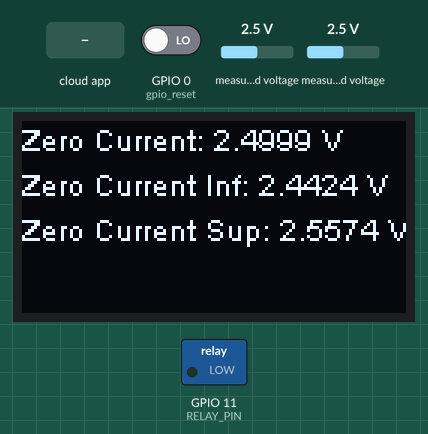
Recording of a sketch running on a simulated ESP32-S3. On the bench: 128×64 one-colour display, switched loads named in the sketch (green lamp = pin HIGH). The test bench sets the inputs (shaded band); at power-on: GPIO 0 (gpio_reset) LOW, measured voltage 2.5 V. WiFi joins after 1.5 s; servers stay silent unless stated; what the sketch prints to the serial monitor is not drawn.

Above: at 19.5 s.
19.6 s: the phone or cloud app sets Relay to 1
At 20.8 s:
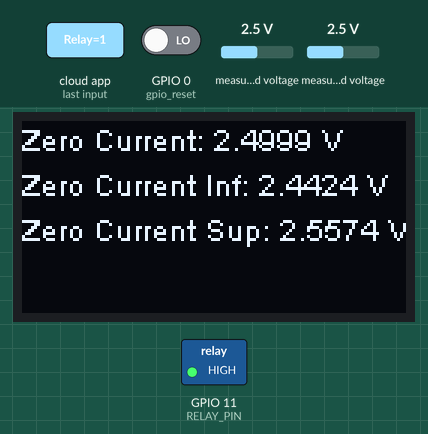
21.1 s: the phone or cloud app sets Relay to 0
At 29.3 s:
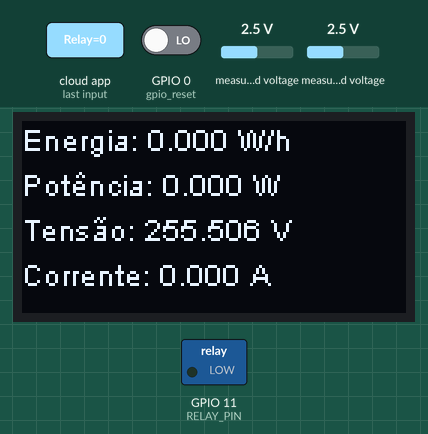
Timing chart, 0 to 30.5 s (numbered marks = the images above; inputs shaded):
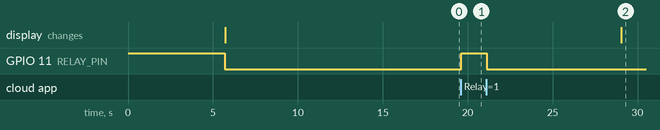

Measured:
- after the input at 19.6 s, GPIO 11 (RELAY_PIN): LOW → HIGH at once
- after the input at 21.1 s, GPIO 11 (RELAY_PIN): HIGH → LOW at once

The sketch:

MedidorEnergiaRainMaker.ino
```cpp
#include "main.h"

// BLE Credentils
const char *service_name = "PROV_12345";
const char *pop = "1234567";

float cCurrent, cVoltage, cEnergy, cPower;
bool relay = true, wifi_connected = ZERO;
static uint8_t gpio_reset = ZERO, RELAY = RELAY_PIN;

//---------------------------------------------- Declaring Devices --------------------------------------------------//

//The framework provides some standard device types like switch, lightbulb, fan, temperature sensor.
static TemperatureSensor energy("Energy");
static TemperatureSensor power("Power");
static TemperatureSensor voltage("Voltage");
static TemperatureSensor current("Current");
static Switch my_switch("Relay", &relay);

void sysProvEvent(arduino_event_t *sys_event) {
  switch (sys_event->event_id) {
    case ARDUINO_EVENT_PROV_START:
#if CONFIG_IDF_TARGET_ESP32
      Serial.printf("\nName \"%s\" and PoP \"%s\" on BLE\n", service_name, pop);
      printQR(service_name, pop, "ble");
#else
      Serial.printf("\nName \"%s\" and PoP \"%s\" on SoftAP\n", service_name, pop);
      printQR(service_name, pop, "softap");
#endif
      break;
    case ARDUINO_EVENT_WIFI_STA_CONNECTED:
      Serial.printf("\nConnected to Wi-Fi!\n");
      wifi_connected = 1;
      delay(500);
      break;
    case ARDUINO_EVENT_PROV_CRED_RECV: {
        Serial.println("\nReceived Wi-Fi credentials");
        Serial.print("\tSSID : ");
        Serial.println((const char *) sys_event->event_info.prov_cred_recv.ssid);
        Serial.print("\tPassword : ");
        Serial.println((char const *) sys_event->event_info.prov_cred_recv.password);
        break;
      }
    case ARDUINO_EVENT_PROV_INIT:
      wifi_prov_mgr_disable_auto_stop(DELAY);
      break;
    case ARDUINO_EVENT_PROV_CRED_SUCCESS:
      Serial.println("Stopping Provisioning!!!");
      wifi_prov_mgr_stop_provisioning();
      break;
  }
}

void write_callback(Device *device, Param *param, const param_val_t val, void *priv_data, write_ctx_t *ctx) {
  const char *device_name = device->getDeviceName();
  Serial.println(device_name);
  const char *param_name = param->getParamName();

  if (strcmp(device_name, "Relay") == ZERO) {
    if (strcmp(param_name, "Power") == ZERO) {
      Serial.printf("Received value = %s for %s - %s\n", val.val.b ? "true" : "false", device_name, param_name);
      relay = val.val.b;
      (relay == false) ? digitalWrite(RELAY, LOW) : digitalWrite(RELAY, HIGH);
      param->updateAndReport(val);
    }
  }
}

void setup() {
  pinMode(gpio_reset, INPUT);
  pinMode(RELAY, OUTPUT);
  digitalWrite(RELAY, HIGH);

  Serial.begin(115200);
  Wire.setPins(SDA, SCL);

  display.init();
  display.flipScreenVertically();
  display.clear();
  if (!ads.begin()) {
    Serial.println("Failed to initialize ADS."); while (true);
  }
  ads.setDataRate(RATE_ADS1115_860SPS);
  acs_calibrated();

  //------------------------------------------- Declaring Node -----------------------------------------------------//
  Node my_node;
  my_node = RMaker.initNode("SmartMeter");

  my_switch.addCb(write_callback);

  my_node.addDevice(energy);
  my_node.addDevice(power);
  my_node.addDevice(voltage);
  my_node.addDevice(current);
  my_node.addDevice(my_switch);

  RMaker.enableOTA(OTA_USING_PARAMS);
  RMaker.setTimeZone("America/Sao_Paulo");
  RMaker.enableTZService();
  RMaker.enableSchedule();

  Serial.printf("\nStarting ESP-RainMaker\n");
  RMaker.start();

  WiFi.onEvent(sysProvEvent);

#if CONFIG_IDF_TARGET_ESP32
  WiFiProv.beginProvision(WIFI_PROV_SCHEME_BLE, WIFI_PROV_SCHEME_HANDLER_FREE_BTDM, WIFI_PROV_SECURITY_1, pop, service_name);
#else
  WiFiProv.beginProvision(WIFI_PROV_SCHEME_SOFTAP, WIFI_PROV_SCHEME_HANDLER_NONE, WIFI_PROV_SECURITY_1, pop, service_name);
#endif
cEnergy, cPower, cVoltage, cCurrent = checkSensors();
lastMillis = millis();
}

void loop() {
  if (wifi_connected && millis() - lastMillis > DELAY) {
    Serial.println("Sending Sensor's Data");
    Send_Sensor();
    lastMillis = millis();
  }

  if (millis() - lastMillisShow > DELAY_SHOW) {
    cEnergy, cPower, cVoltage, cCurrent = checkSensors();
    show_display();
    lastMillisShow = millis();
  }

  //-----------------------------------------------------------  Logic to Reset RainMaker

  // Read GPIO0 (external button to reset device
  if (digitalRead(gpio_reset) == LOW) { //Push button pressed
    Serial.printf("Reset Button Pressed!\n");
    // Key debounce handling
    delay(100);
    int startTime = millis();
    while (digitalRead(gpio_reset) == LOW) delay(50);
    int endTime = millis();

    if ((endTime - startTime) > DELAY) {
      // If key pressed for more than 10secs, reset all
      Serial.printf("Reset to factory.\n");
      wifi_connected = ZERO;
      RMakerFactoryReset(2);
    } else if ((endTime - startTime) > 3000) {
      Serial.printf("Reset Wi-Fi.\n");
      wifi_connected = ZERO;
      // If key pressed for more than 3secs, but less than 10, reset Wi-Fi
      RMakerWiFiReset(2);
    }
  }
  delay(100);
}

void Send_Sensor() {
  energy.updateAndReportParam("Temperature", cEnergy);
  power.updateAndReportParam("Temperature", cPower);
  voltage.updateAndReportParam("Temperature", cVoltage);
  current.updateAndReportParam("Temperature", cCurrent);
}
```

main.h
```cpp
#include <Adafruit_ADS1X15.h>
#include <SSD1306Wire.h>
#include "RMaker.h"
#include "WiFi.h"
#include "WiFiProv.h"
#include <SimpleTimer.h>
#include <wifi_provisioning/manager.h>

#define SDA 1
#define SCL 2
#define ADS_POS_ACS_CURRENT 1   // Posição fisicamente conectado ao ADS1115
#define ADS_POS_VOLTAGE     2   // Posição fisicamente conectado ao ADS1115
#define RELAY_PIN 11

#define DELAY 10000
#define DELAY_SHOW 2000
#define DELAY_BETWEEN_SAMPLES 1163  //8333.33 // Atraso entre as amostras (em us)

#define ZERO 0
#define MIN_DIV 1
#define SAMPLES 3

#define MAX_ZERO_SAMPLES 150

#define SAMPLES_PER_CYCLE     200     // Número de amostras por ciclo
#define HOUR_MILLIS           3600000 // 60 Min * 60 Sec * 1000 millis

/*Medido*/
#define V_R1 1008000
#define V_R2 9960
#define V_REQ 1017960
#define VOLTAGE_MULTIPLICATOR 102.2 //V_REQ / V_R2 = 1017960 / 9960 = 111.1

#define MINIMAL_VOLTAGE 0.035
#define MINIMAL_CURRENT 0.007

/*Calculado*/
/*
#define ACS_MULTIPLICATOR 10
#define ACS_LIMITS 0.0575
#define ACS_REQ 7100
#define ACS_R3  2000
#define ACS_R4  5100*/

/*Medido*/
#define ACS_MULTIPLICATOR 10   //(100mV/A = 0,1V/A)
#define ACS_LIMITS 0.0575
#define ACS_REQ 7043
#define ACS_R3  1998
#define ACS_R4  5045

#define DEFAULT_RELAY_MODE false
#define DEFAULT_POWER_MODE true

SSD1306Wire display(0x3c, SDA, SCL);
Adafruit_ADS1115 ads;

extern float checkSensors();
extern void show_display();

unsigned long lastMillis, lastMillisRead, lastMillisShow;
extern float cVoltage, cCurrent, cEnergy, cPower;
float ZERO_CURRENT_OUTPUT = 1.7958, LIMIT_INF_ZERO_CURRENT = 1.7383, LIMIT_SUP_ZERO_CURRENT = 1.8533;

/*----------------------------------------Read Sensor----------------------------------------*/
/*-------------------------------------Calculated values-------------------------------------*/
extern float checkSensors() {
  int16_t adcCurrent = ZERO, adcVoltage = ZERO;
  float vCurrent = ZERO, finalCurrent = ZERO, sumCurrent = ZERO, finalVoltage = ZERO, volts = ZERO, sumVoltage = ZERO;
  uint8_t currentCounter = ZERO;
  for(int i=ZERO; i < SAMPLES; i++) {
    for (int j=ZERO; j < SAMPLES_PER_CYCLE; j++) {
      adcCurrent = ads.readADC_SingleEnded(ADS_POS_ACS_CURRENT);
      adcVoltage = ads.readADC_SingleEnded(ADS_POS_VOLTAGE);

      vCurrent   = ads.computeVolts(adcCurrent);
      volts      = ads.computeVolts(adcVoltage);
      sumVoltage += (volts * volts);

      if (vCurrent < LIMIT_SUP_ZERO_CURRENT && vCurrent > LIMIT_INF_ZERO_CURRENT) {
        currentCounter++;
      } else {
        vCurrent = (vCurrent - ZERO_CURRENT_OUTPUT) * ACS_REQ / ACS_R4;
        sumCurrent += (vCurrent * vCurrent);
      }
      delayMicroseconds(DELAY_BETWEEN_SAMPLES);
    }
    if (currentCounter >= MAX_ZERO_SAMPLES) {
      finalCurrent += ZERO;
    } else {
      finalCurrent += (sumCurrent/(SAMPLES_PER_CYCLE-currentCounter));
    }
    finalVoltage += (sumVoltage/SAMPLES_PER_CYCLE);
    sumVoltage = ZERO;
    currentCounter = ZERO;
    sumCurrent = ZERO;
  }
  finalCurrent /= SAMPLES;
  finalCurrent = sqrt(finalCurrent);
  finalCurrent > MINIMAL_CURRENT ? cCurrent = finalCurrent * ACS_MULTIPLICATOR : cCurrent = ZERO;

  finalVoltage /= SAMPLES;
  finalVoltage = sqrt(finalVoltage);
  finalVoltage > MINIMAL_VOLTAGE ? cVoltage = ((finalVoltage * V_REQ) / V_R2) : cVoltage = ZERO;

  if(cCurrent == ZERO) {
    cEnergy = ZERO;
    cPower = ZERO;
  } else {
    cPower = cVoltage * cCurrent;
    cEnergy += cPower * (millis() - lastMillisRead) / HOUR_MILLIS;
  }
  lastMillisRead = millis();
  return cEnergy, cPower, cVoltage, cCurrent;
}

/*--------------------------------------------Display------------------------------------------*/
extern void show_display() {                                              //Função de exibição no display
  display.clear();                                                        //Limpa os dados no display
  display.drawString(0,  0, "Energia: "  + String(cEnergy,  3) + " W/h"); //Começa a escrever nos espaços x e y, coluna  0 e linha  0
  display.drawString(0, 15, "Potência: " + String(cPower,   3) + " W");   //Começa a escrever nos espaços x e y, coluna  0 e linha 15
  display.drawString(0, 30, "Tensão: "   + String(cVoltage, 3) + " V");   //Começa a escrever nos espaços x e y, coluna  0 e linha 30
  display.drawString(0, 45, "Corrente: " + String(cCurrent, 3) + " A");   //Começa a escrever nos espaços x e y, coluna  0 e linha 45
  display.display();                                                      //Exibe no display o que foi escrito com o comando display.drawString
}

void acs_calibrated() {
  digitalWrite(RELAY_PIN, HIGH);
  int16_t adcCurrent = ZERO;
  float vCurrent = ZERO, finalCurrent = ZERO, sumCurrent = ZERO;

  display.clear();
  display.drawString(0,  0, "Calibrando sensor de corrente");
  display.display();

  for(int i=ZERO; i < SAMPLES; i++) {
    for (int j=ZERO; j < SAMPLES_PER_CYCLE; j++) {
      adcCurrent = ads.readADC_SingleEnded(ADS_POS_ACS_CURRENT);
      vCurrent   = ads.computeVolts(adcCurrent);
      sumCurrent += vCurrent;
      delayMicroseconds(DELAY_BETWEEN_SAMPLES);
    }
    finalCurrent += (sumCurrent/SAMPLES_PER_CYCLE);
    sumCurrent = ZERO;
  }
  ZERO_CURRENT_OUTPUT    = finalCurrent / SAMPLES;
  LIMIT_INF_ZERO_CURRENT = ZERO_CURRENT_OUTPUT - ACS_LIMITS;
  LIMIT_SUP_ZERO_CURRENT = ZERO_CURRENT_OUTPUT + ACS_LIMITS;
  digitalWrite(RELAY_PIN, LOW);

  display.clear();
  display.drawString(0,  0, "Zero Current: "     + String(ZERO_CURRENT_OUTPUT, 4)    + " V");
  display.drawString(0, 15, "Zero Current Inf: " + String(LIMIT_INF_ZERO_CURRENT, 4) + " V");
  display.drawString(0, 30, "Zero Current Sup: " + String(LIMIT_SUP_ZERO_CURRENT, 4) + " V");
  display.display();
  delay(2000);
  display.clear();
}
```
